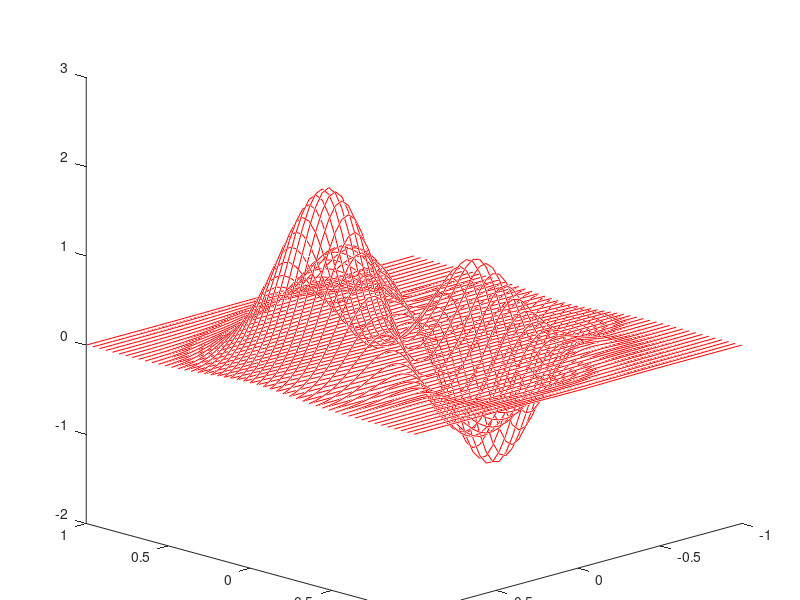

This chart was generated by the following MATLAB code: (Note: this script raises an error after producing the figure.)
% GENERACION DE DATOS 3D (matriz 3 x Npuntos) a pintar
L=25; N=2*L+1;
X=ones(N,1)*[-L:L]/L;
Y=[-L:L]'*ones(1,N)/L;
Z=peaks(N)/4;
XYZ=[ reshape(X,1,N*N) ; reshape(Y,1,N*N); reshape(Z,1,N*N)];

plot3(XYZ(1,:),XYZ(2,:),XYZ(3,:),'r');

X0 = [-4 4 4]'; % Posicion observador
target=[0 0 0]'; % Target
up=[0 0 1]'; % Vector up
ang=15; % Angulo de visión.
campos(X0); camtarget(target); camup(up); camva(ang);
camproj('perspective');
set(gca,'Pos',[0.0 0.0 1.0 1.0],'DataAspectRatio',[1 1 1]);
axis off